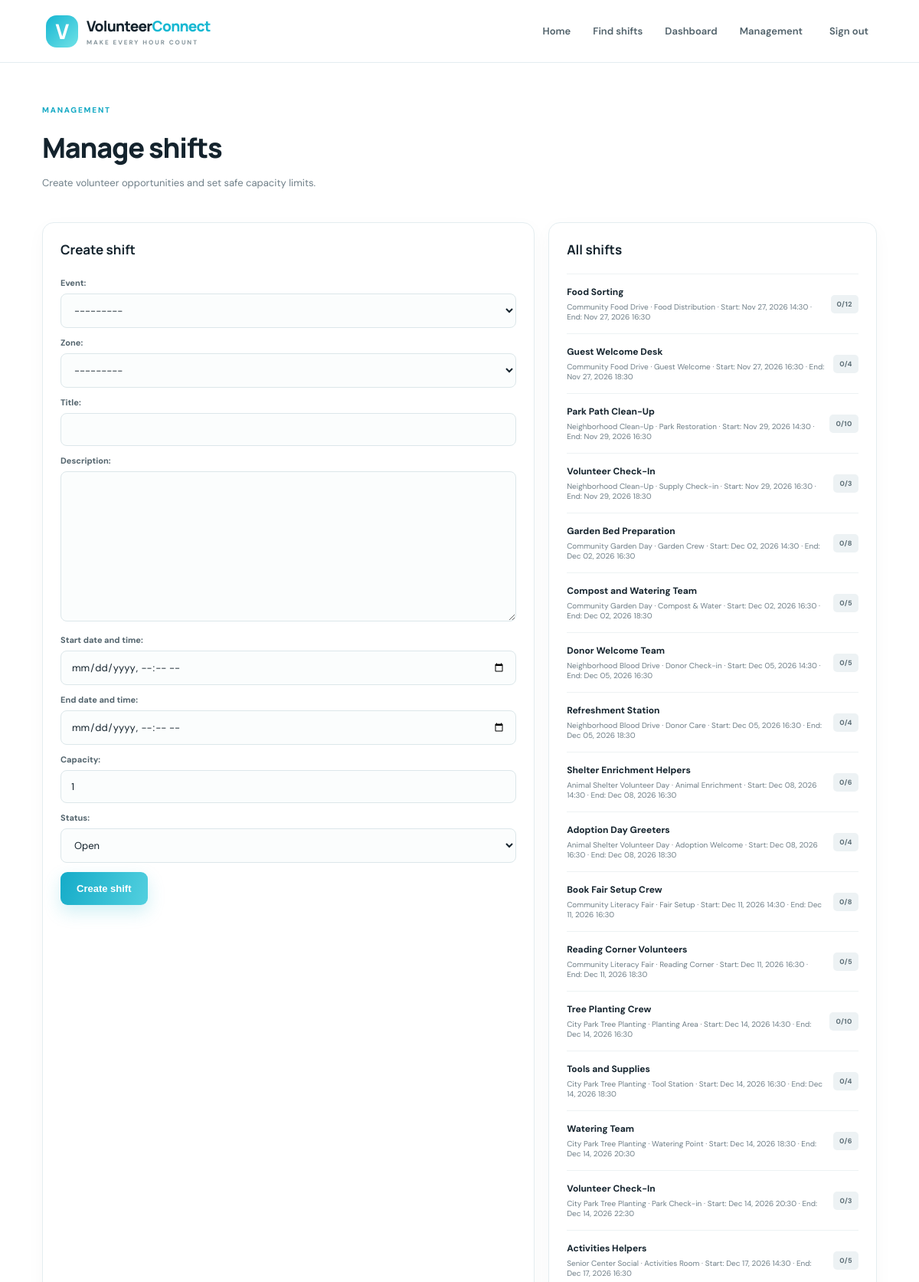
The app's page /control/shifts/ (signed in, upper part) with its own data.
### planner/models.py (models this page shows, shortened)
class Event(models.Model):
    title = models.CharField(max_length=160)
    description = models.TextField()
    venue = models.CharField(max_length=180)
    starts_at = models.DateTimeField()
    ends_at = models.DateTimeField()
    published = models.BooleanField(default=True)
    created_by = models.ForeignKey(User, on_delete=models.PROTECT)
    created_at = models.DateTimeField(auto_now_add=True)
    class Meta: ordering = ["starts_at"]
    def __str__(self): return self.title

class Shift(models.Model):
    STATUS = [("DRAFT","Draft"),("OPEN","Open"),("CLOSED","Closed")]
    event = models.ForeignKey(Event, on_delete=models.CASCADE, related_name="shifts")
    zone = models.ForeignKey(Zone, on_delete=models.PROTECT, related_name="shifts")
    title = models.CharField(max_length=140)
    description = models.TextField(blank=True)
    starts_at = models.DateTimeField()
    ends_at = models.DateTimeField()
    capacity = models.PositiveIntegerField(default=1, validators=[MinValueValidator(1)])
    status = models.CharField(max_length=10, choices=STATUS, default="OPEN")
    created_at = models.DateTimeField(auto_now_add=True)
    class Meta: ordering = ["starts_at"]
    @property
    def approved_count(self):
        return self.signups.filter(status="APPROVED").count()

class Zone(models.Model):
    name = models.CharField(max_length=100, unique=True)
    location = models.CharField(max_length=180, blank=True)
    lead = models.ForeignKey(User, null=True, blank=True, on_delete=models.SET_NULL, related_name="led_zones")
    def __str__(self): return self.name

### planner/views.py (the view)
# urls.py: path("control/shifts/",views.manage_shifts,name="manage_shifts"),
@staff_required
def manage_shifts(request):
    form = ShiftForm(request.POST or None)
    if request.method == "POST" and form.is_valid():
        shift = form.save(); log_action(request.user,"Created shift",shift)
        messages.success(request,"Shift created."); return redirect("manage_shifts")
    return render(request,"planner/manage_shifts.html",{"form":form,"shifts":Shift.objects.select_related("event","zone")})

### planner/forms.py (shortened to what this page needs)
class ShiftForm(forms.ModelForm):
    starts_at = forms.DateTimeField(
        label="Start date and time",
        input_formats=["%Y-%m-%dT%H:%M"],
        widget=forms.DateTimeInput(
            attrs={"type": "datetime-local"},
            format="%Y-%m-%dT%H:%M",
        ),
    )
    ends_at = forms.DateTimeField(
        label="End date and time",
        input_formats=["%Y-%m-%dT%H:%M"],
        widget=forms.DateTimeInput(
            attrs={"type": "datetime-local"},
            format="%Y-%m-%dT%H:%M",
        ),
    )
    class Meta:
        model = Shift
        fields = ["event","zone","title","description","starts_at","ends_at","capacity","status"]

### planner/views.py (called while the page is built)
def role_of(user):
    if user.is_superuser: return "ADMIN"
    return getattr(getattr(user, "profile", None), "role", "VOLUNTEER")

def staff_required(view):
    @wraps(view)
    @login_required
    def wrapped(request, *args, **kwargs):
        if role_of(request.user) not in ("ADMIN","ORGANIZER","ZONE_LEAD"):
            return HttpResponseForbidden("You do not have permission to access this page.")
        return view(request, *args, **kwargs)
    return wrapped

### templates/planner/manage_shifts.html
{% extends 'planner/base.html' %}{% block content %}<section class="dash-head"><div><div class="eyebrow">MANAGEMENT</div><h1>Manage shifts</h1><p>Create volunteer opportunities and set safe capacity limits.</p></div></section><div class="dashboard-grid"><section class="panel"><h2>Create shift</h2><form method="post" class="form">{% csrf_token %}{{ form.as_p }}<button class="btn">Create shift</button></form></section><section class="panel"><h2>All shifts</h2>{% for s in shifts %}<div class="list-row"><div><b>{{ s.title }}</b><small>{{ s.event.title }} · {{ s.zone.name }} · Start: {{ s.starts_at|date:"M d, Y H:i" }} · End: {{ s.ends_at|date:"M d, Y H:i" }}</small></div><span class="status">{{ s.approved_count }}/{{ s.capacity }}</span></div>{% empty %}<p>No shifts yet. Create a zone and event first.</p>{% endfor %}</section></div>{% endblock %}

### static/css/style.css (style rules this page uses)
:root { --ink:#14232d;--muted:#6f7f88;--blue:#19b7d2;--cyan:#63d9e8;--navy:#10242f;--paper:#f6fafb;--line:#e4edf0;--white:#fff;--shadow:0 18px 55px rgba(16,36,47,.08) }
* { box-sizing:border-box }
body { margin:0;background:#fff;color:var(--ink);font-family:'DM Sans',sans-serif }
.btn { display:inline-flex;align-items:center;justify-content:center;gap:12px;border:0;border-radius:9px;padding:14px 21px;background:linear-gradient(110deg,#14abc8,#53d0df);color:#fff;font-weight:700;font-size:13px;box-shadow:0 9px 22px #24b8cf35;cursor:pointer }
.eyebrow { font-size:10px;font-weight:800;letter-spacing:1.8px;color:#13a9c4;margin-bottom:18px }
.shift-card,.panel,.metric { background:#fff;border:1px solid var(--line);border-radius:15px;padding:23px;box-shadow:0 7px 25px #10242f08 }
.form { margin-top:25px }
.form label { display:block;font-size:11px;font-weight:700;margin:15px 0 7px;color:#52636c }
.form-control,.searchbar input { width:100%;padding:12px 13px;border:1px solid #dce7ea;border-radius:8px;background:#fbfdfd;font:13px 'DM Sans';color:var(--ink);outline:none }
.form p { margin:12px 0 }
.form p label { margin:0 0 7px }
.dash-head { max-width:1130px;margin:55px auto 30px;padding:0 20px;display:flex;align-items:center;justify-content:space-between }
.dash-head h1 { font:800 36px Manrope;letter-spacing:-1.2px;margin:0 0 8px }
.dash-head p { font-size:13px;color:var(--muted) }
.dashboard-grid { max-width:1110px;margin:22px auto;display:grid;grid-template-columns:1.5fr 1fr;gap:18px;padding:0 10px }
.panel h2 { font:700 17px Manrope;margin:0 0 20px }
.list-row { display:flex;align-items:center;justify-content:space-between;gap:12px;padding:15px 0;border-top:1px solid #edf2f3 }
.list-row b,.list-row small { display:block }
.list-row b { font-size:12px }
.list-row small { font-size:10px;color:var(--muted);margin-top:5px }
.status { font-size:9px;font-weight:800;letter-spacing:.5px;padding:6px 8px;border-radius:5px;background:#edf2f4;color:#5f7078;white-space:nowrap }

### records on screen
Shift: title "Food Sorting", event "Community Food Drive", zone.name "Food Distribution", starts_at "Nov 27, 2026 14:30", ends_at "Nov 27, 2026 16:30", approved_count "0", capacity "12"
Shift: title "Guest Welcome Desk", event "Community Food Drive", zone.name "Guest Welcome", starts_at "Nov 27, 2026 16:30", ends_at "Nov 27, 2026 18:30", approved_count "0", capacity "4"
Shift: title "Park Path Clean-Up", event "Neighborhood Clean-Up", zone.name "Park Restoration", starts_at "Nov 29, 2026 14:30", ends_at "Nov 29, 2026 16:30", approved_count "0", capacity "10"
Shift: title "Volunteer Check-In", event "Neighborhood Clean-Up", zone.name "Supply Check-in", starts_at "Nov 29, 2026 16:30", ends_at "Nov 29, 2026 18:30", approved_count "0", capacity "3"
Shift: title "Garden Bed Preparation", event "Community Garden Day", zone.name "Garden Crew", starts_at "Dec 02, 2026 14:30", ends_at "Dec 02, 2026 16:30", approved_count "0", capacity "8"
Shift: title "Compost and Watering Team", event "Community Garden Day", zone.name "Compost & Water", starts_at "Dec 02, 2026 16:30", ends_at "Dec 02, 2026 18:30", approved_count "0", capacity "5"
Shift: title "Donor Welcome Team", event "Neighborhood Blood Drive", zone.name "Donor Check-in", starts_at "Dec 05, 2026 14:30", ends_at "Dec 05, 2026 16:30", approved_count "0", capacity "5"
Shift: title "Refreshment Station", event "Neighborhood Blood Drive", zone.name "Donor Care", starts_at "Dec 05, 2026 16:30", ends_at "Dec 05, 2026 18:30", approved_count "0", capacity "4"
Shift: title "Shelter Enrichment Helpers", event "Animal Shelter Volunteer Day", zone.name "Animal Enrichment", starts_at "Dec 08, 2026 14:30", ends_at "Dec 08, 2026 16:30", approved_count "0", capacity "6"
Shift: title "Adoption Day Greeters", event "Animal Shelter Volunteer Day", zone.name "Adoption Welcome", starts_at "Dec 08, 2026 16:30", ends_at "Dec 08, 2026 18:30", approved_count "0", capacity "4"
Shift: title "Book Fair Setup Crew", event "Community Literacy Fair", zone.name "Fair Setup", starts_at "Dec 11, 2026 14:30", ends_at "Dec 11, 2026 16:30", approved_count "0", capacity "8"
Shift: title "Reading Corner Volunteers", event "Community Literacy Fair", zone.name "Reading Corner", starts_at "Dec 11, 2026 16:30", ends_at "Dec 11, 2026 18:30", approved_count "0", capacity "5"
Shift: title "Tree Planting Crew", event "City Park Tree Planting", zone.name "Planting Area", starts_at "Dec 14, 2026 14:30", ends_at "Dec 14, 2026 16:30", approved_count "0", capacity "10"
Shift: title "Tools and Supplies", event "City Park Tree Planting", zone.name "Tool Station", starts_at "Dec 14, 2026 16:30", ends_at "Dec 14, 2026 18:30", approved_count "0", capacity "4"
Shift: title "Watering Team", event "City Park Tree Planting", zone.name "Watering Point", starts_at "Dec 14, 2026 18:30", ends_at "Dec 14, 2026 20:30", approved_count "0", capacity "6"
Shift: title "Volunteer Check-In", event "City Park Tree Planting", zone.name "Park Check-in", starts_at "Dec 14, 2026 20:30", ends_at "Dec 14, 2026 22:30", approved_count "0", capacity "3"
Shift: title "Activities Helpers", event "Senior Center Social", zone.name "Activities Room", starts_at "Dec 17, 2026 14:30", ends_at "Dec 17, 2026 16:30", approved_count "0", capacity "5"
